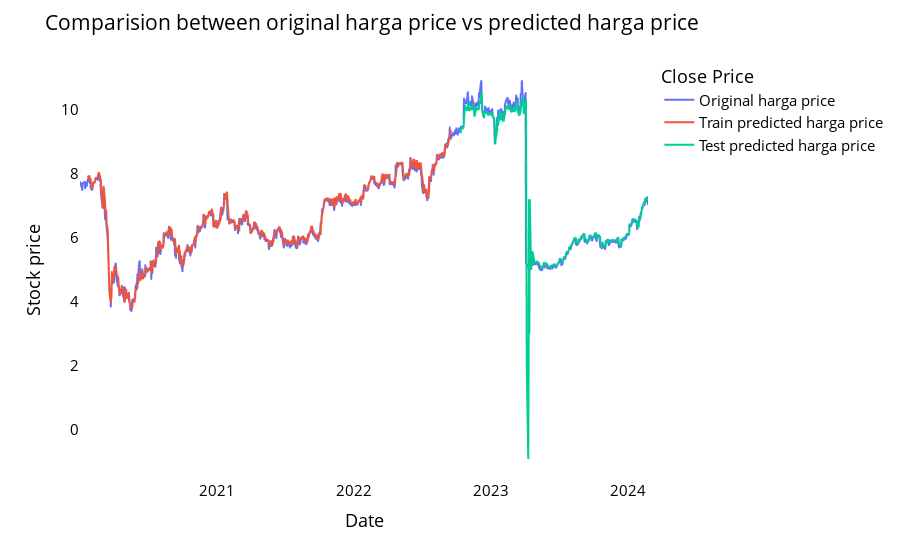

The code cell stored with this chart in its notebook:
### Markdown cell above
### Comparision between original stock close price vs predicted close price

### Code cell
# shift train predictions for plotting
look_back=time_step
trainPredictPlot = np.empty_like(mandiri_norm)
trainPredictPlot[:, :] = np.nan
trainPredictPlot[look_back:len(train_predict)+look_back, :] = train_predict
print("Train predicted data: ", trainPredictPlot.shape)

# shift test predictions for plotting
testPredictPlot = np.empty_like(mandiri_norm)
testPredictPlot[:, :] = np.nan
testPredictPlot[len(train_predict)+(look_back*2)+1:len(train_predict)+(look_back*2)+1+len(test_predict), :] = test_predict
print("Test predicted data: ", testPredictPlot.shape)

names = cycle(['Original harga price','Train predicted harga price','Test predicted harga price'])


plotdf = pd.DataFrame({'date': mandiri['tanggal'],
                       'original_harga': mandiri['harga'],
                      'train_predicted_harga': trainPredictPlot.reshape(1,-1)[0].tolist(),
                      'test_predicted_harga': testPredictPlot.reshape(1,-1)[0].tolist()})

fig = px.line(plotdf,x=plotdf['date'], y=[plotdf['original_harga'],plotdf['train_predicted_harga'],
                                          plotdf['test_predicted_harga']],
              labels={'value':'Stock price','date': 'Date'})
fig.update_layout(title_text='Comparision between original harga price vs predicted harga price',
                  plot_bgcolor='white', font_size=15, font_color='black', legend_title_text='Close Price')
fig.for_each_trace(lambda t:  t.update(name = next(names)))

fig.update_xaxes(showgrid=False)
fig.update_yaxes(showgrid=False)
fig.show()

### Figure 1 — Plotly figure (JSON) as saved in the notebook; plotly's stock layout.template omitted (floating-point values rounded to 4 significant figures; data arrays with more than 128 entries replaced by an {"elided": "..."} marker saying what was removed)
{"data": [{"hovertemplate": "variable=original_harga<br>Date=%{x}<br>Stock price=%{y}<extra></extra>", "legendgroup": "original_harga", "line": {"color": "#636efa", "dash": "solid"}, "marker": {"symbol": "circle"}, "mode": "lines", "name": "Original harga price", "showlegend": true, "type": "scattergl", "x": {"elided": "1035 str values"}, "xaxis": "x", "y": {"elided": "1035 float values"}, "yaxis": "y"}, {"hovertemplate": "variable=train_predicted_harga<br>Date=%{x}<br>Stock price=%{y}<extra></extra>", "legendgroup": "train_predicted_harga", "line": {"color": "#EF553B", "dash": "solid"}, "marker": {"symbol": "circle"}, "mode": "lines", "name": "Train predicted harga price", "showlegend": true, "type": "scattergl", "x": {"elided": "1035 str values"}, "xaxis": "x", "y": {"elided": "1035 float values"}, "yaxis": "y"}, {"hovertemplate": "variable=test_predicted_harga<br>Date=%{x}<br>Stock price=%{y}<extra></extra>", "legendgroup": "test_predicted_harga", "line": {"color": "#00cc96", "dash": "solid"}, "marker": {"symbol": "circle"}, "mode": "lines", "name": "Test predicted harga price", "showlegend": true, "type": "scattergl", "x": {"elided": "1035 str values"}, "xaxis": "x", "y": {"elided": "1035 float values"}, "yaxis": "y"}], "layout": {"autosize": true, "dragmode": "zoom", "font": {"color": "black", "size": 15}, "legend": {"title": {"text": "Close Price"}, "tracegroupgap": 0}, "margin": {"t": 60}, "plot_bgcolor": "white", "title": {"text": "Comparision between original harga price vs predicted harga price"}, "xaxis": {"anchor": "y", "autorange": true, "domain": [0, 1], "range": ["2020-01-02", "2024-02-23"], "showgrid": false, "title": {"text": "Date"}, "type": "date"}, "yaxis": {"anchor": "x", "autorange": true, "domain": [0, 1], "range": [-1.557, 11.56], "showgrid": false, "title": {"text": "Stock price"}, "type": "linear"}}}
